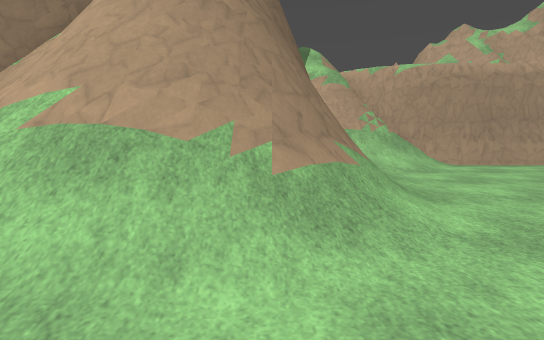
View 1 (above)

13 first-person views from a walk through a level from a Godot 3-D game. The camera is 1.2 m above the floor, tilts 6° down and sees 85° across. The floor is counted in squares, 1 m on a side. Each view is taken from the middle of a square. On the plan, view 1 faces up. The plan holds only what a view shows up to about 13 squares ahead; the rest is blank. The place goes on beyond the plan. Characters and animated objects are not drawn. Surface patterns are stand-ins for the level's own textures.

View 2
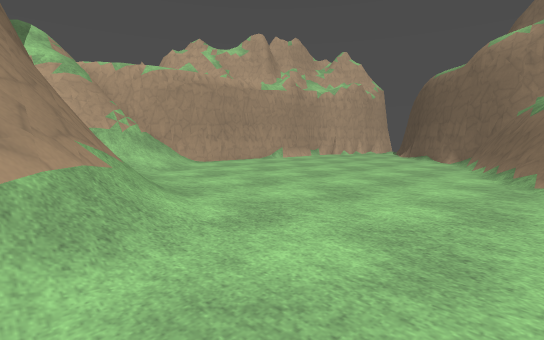

View 3
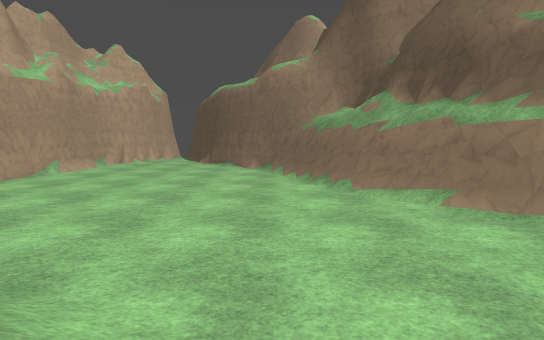

View 4
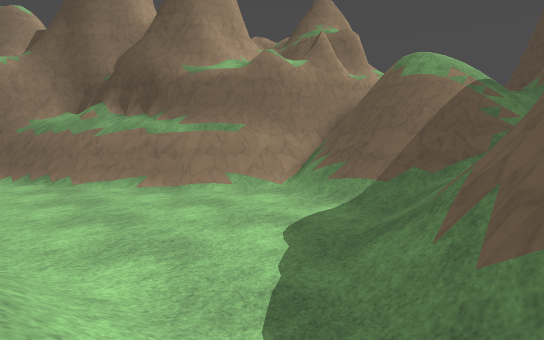

View 5
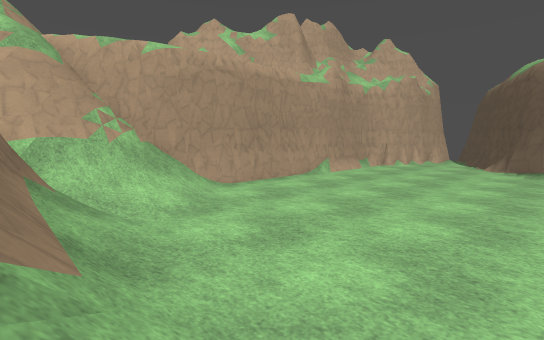

View 6
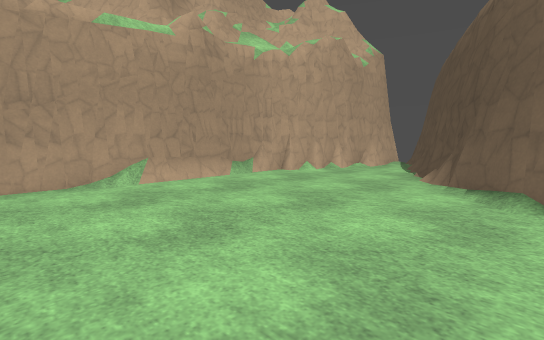

View 7
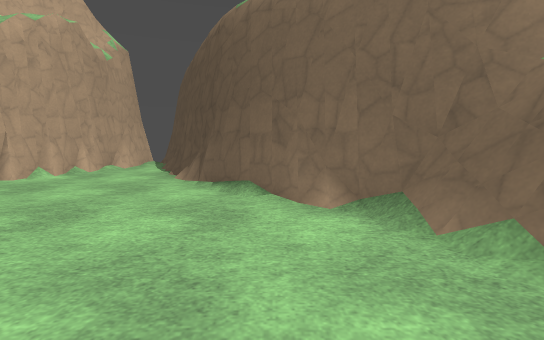

View 8
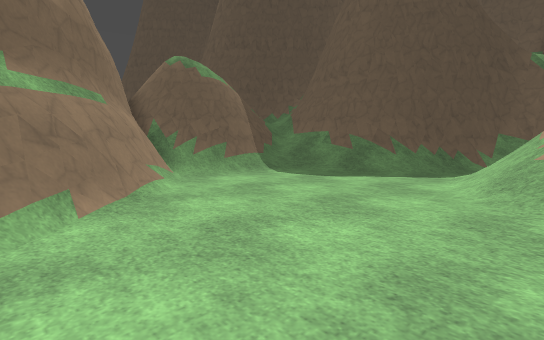

View 9
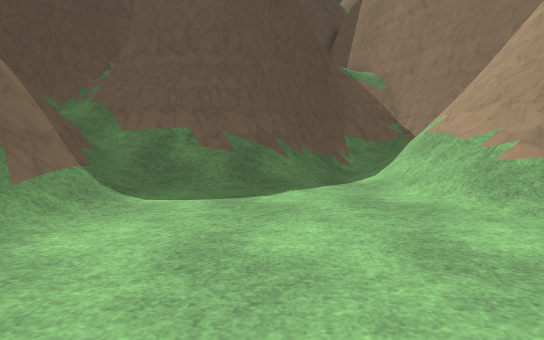

View 10
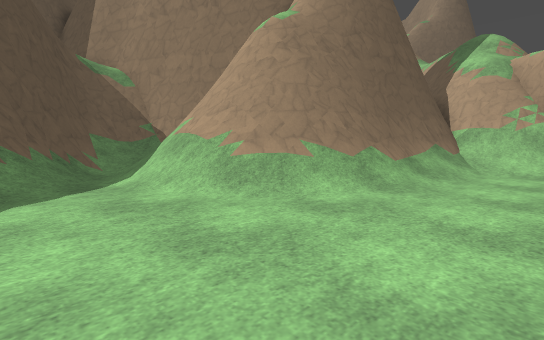

View 11
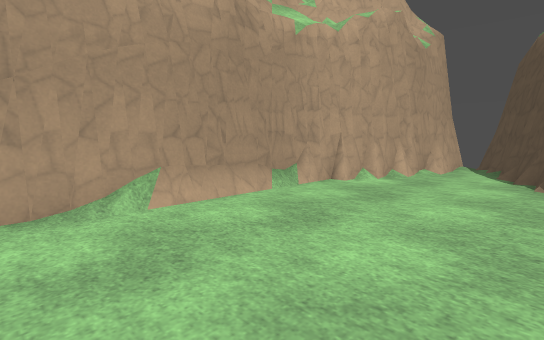

View 12
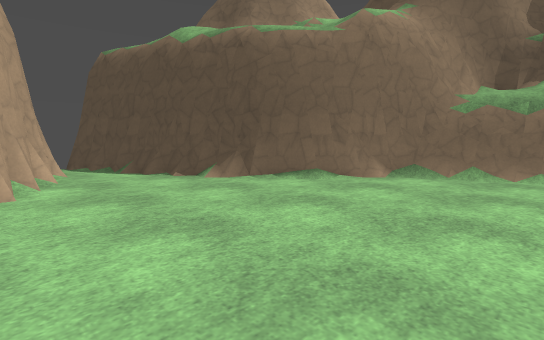

View 13
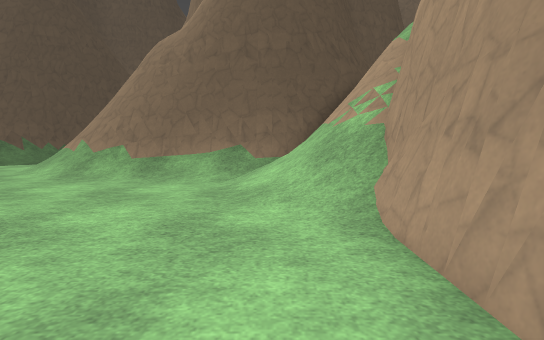

### Floor plan
Key: @ floor where view 1 was taken; # wall or solid block; . floor; / step, stairs or slope; = window, fence, low wall or low ledge; ^ raised ledge; O other object.
Columns run from 8 left of view 1 to 25 right of it. Each row starts with its distance up from view 1.
 15           ######
 14           ##==/#############
 13           #/////.......===.###
 12           #=///..............####
 11           #///.................=##
 10           #/.....................#
  9          ##/..................####
  8          ##/.................##
  7          #=/...............###
  6   #### ^##=/..............##
  5  ##=#^^##=/..............##
  4 ##/ #====O/.............##
  3 ##////////.............=#
  2 ^#=/////............=####
  1  ^##//............=####
  0   ^#=O/.@........####
 -1    ^##/........=###
 -2     #=/.......=###
 -3     ^=//.....=###
 -4     ^=///.../##
 -5    ^^=//==//##
 -6    ^=#########
 -7  ^^=  =
 -8  ==

Positions as (right, up) in squares from view 1, and headings:
1: (0, 0), facing up
2: (0, 0), facing up-right
3: (0, 3), facing right
4: (-4, 3), facing down-right
5: (2, 5), facing up-right
6: (11, 5), facing up-right
7: (11, 5), facing right
8: (8, 4), facing down-left
9: (6, -1), facing left
10: (6, -1), facing up-left
11: (12, 8), facing up-right
12: (12, 13), facing down-right
13: (12, 12), facing left
